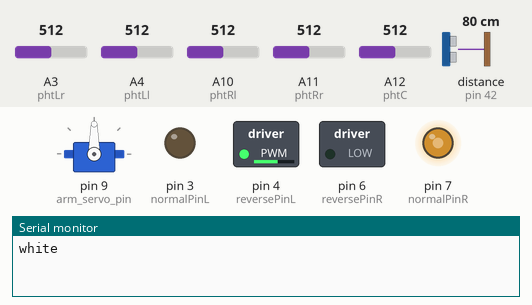
This sketch was run on a simulated Arduino Mega 2560, built with avr-gcc and run on an emulated ATmega2560. Parts: servo, switched loads named in the sketch (green lamp = pin HIGH), output pins drawn as LEDs (lit = HIGH), the last lines printed to the serial monitor. Wiring (inferred from the names in the program): ultrasonic range finder: trigger pin 38; echo pin 42. Dashed ring = blinking. The test bench sets the inputs (shaded band); at power-on: A10 (phtRl) = 512, A11 (phtRr) = 512, A12 (phtC) = 512, A3 (phtLr) = 512, A4 (phtLl) = 512, distance to the obstacle (sensor on pin 42) 80 cm. The echo pulse lasts 58.3 µs per cm; pins used as bus, display or sensor lines are not drawn.

Above: at 1.2 s.
1.3 s: A10 (phtRl) set to 317
At 2.9 s:
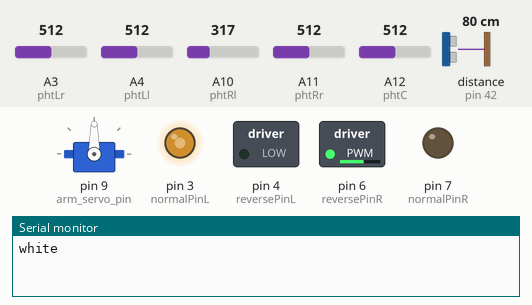
3.8 s: A10 (phtRl) set to 287
At 4.8 s:
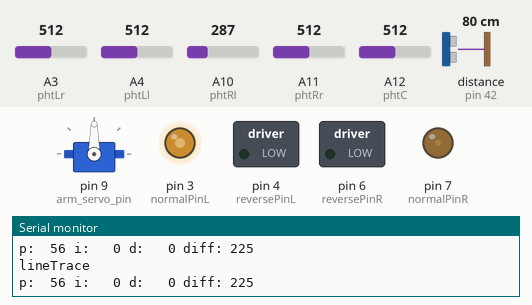
5.3 s: A11 (phtRr) set to 312
8.3 s: A11 (phtRr) set to 292
At 10.3 s:
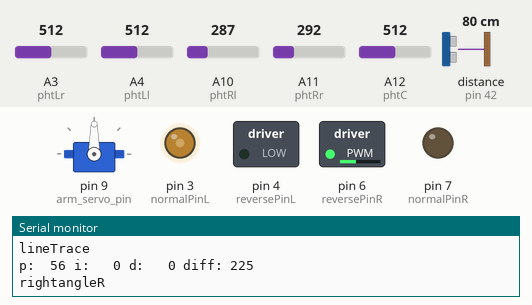
10.9 s: A12 (phtC) set to 318
12.4 s: A12 (phtC) set to 290
At 13.0 s:
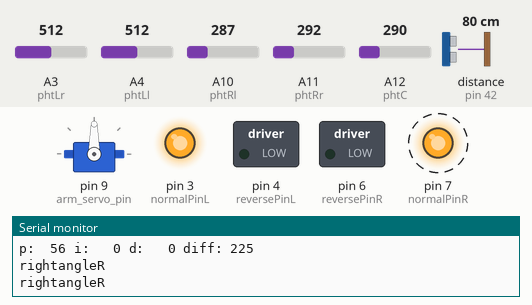
Timing chart, 0 to 16.4 s (numbered marks = the images above; inputs shaded):
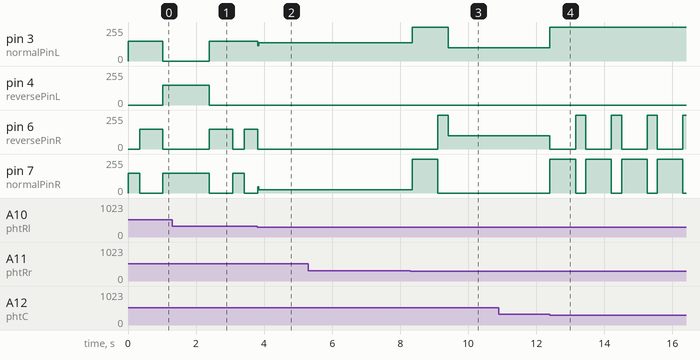

The sketch:

2019RCJ.ino
```cpp
#include"pin.h"
#include"setup.h"
#include"ultraSonicSensor.h"
#include"lineTrace.h"
#include"constant.h"
#include"MPU9250.h"
#include"rescue.h"
#include"TCS34725.h"

void debug_pht(){//フォトリフレクタの読み取り値をシリアルモニタに表示する関数
	char str[124];

	int valLl = analogRead(phtLl);
	int valLr = analogRead(phtLr);
	int valC = analogRead(phtC);
	int valRl = analogRead(phtRl);
	int valRr = analogRead(phtRr);

	sprintf(str,"  pht: %4d%4d%4d%4d%4d",valLl,valLr,valC,valRl,valRr);
	Serial.println(str);

}

void setup(){
	Serial.begin(9600);
	/*
	Wire.begin();
	i2cWireByte(MPU9250_ADDRESS, PWR_MGMT_1, 0x00);
	i2cWireByte(MPU9250_ADDRESS, ACCEL_CONFIG, ACCEL_FS_SEL_16G);
	accRange = 16.0;
	i2cWireByte(MPU9250_ADDRESS, GYRO_CONFIG, GYRO_FS_SEL_2000DPS);
	gyroRange = 2000.0;
	i2cWireByte(MPU9250_ADDRESS, INT_PIN_CFG, 0x02);
	i2cWireByte(AK8963_ADDRESS, CNTL1, CNTL1_MODE_SEL_100HZ);

	MPU9250set();
	*/
	setUpServo();

}

//超音波センサのインスタンス作成
ultraSonicSensor usR(echoR,trigR);
ultraSonicSensor usL(echoL,trigL);
ultraSonicSensor usF(echoF,trigF);

void loop(){
	//judgePhaseで判定した状況に応じて関数を実行
	switch (judgePhase(usF)){
		//case startRescue:
		//	rescue();
		//	break;
		case rightangleR:
			Serial.println("rightangleR");
			rightangleBasedOnLine(R);
			break;
		case rightangleL:
			Serial.println("rightangleL");
			rightangleBasedOnLine(L);
			break;
		case passOver:
			Serial.println("passOver");
			passOverLine();
			break;
		//case obstacle:
		//	Serial.println("obstacle");
		//	dodge_movement(usR,usF,usL);
		//	break;
		case white:
			Serial.println("white");
			searchLine();
			break;
		default:
			Serial.println("lineTrace");
			pid();
			break;
	}
	//debug_pht();
}
```

DCMotorControl.cpp
```cpp
#include"pin.h"
#include<Arduino.h>
#include"DCMotorControl.h"

//モータを簡単に動かすための関数
void MOVE(int powerL, int powerR){

	//もし引数が想定範囲をオーバーしていたら255,-255に丸める
	if(powerL>255) powerL=255;
	if(powerL<-255) powerL=-255;
	if(powerR>255) powerR=255;
	if(powerR<-255)powerR=-255;

	//引数の正負に応じてモータ信号用ピンにPWM出力

	if(powerL>0){
		analogWrite(normalPinL,powerL);
		analogWrite(reversePinL,0);
	}
	else{
		analogWrite(normalPinL,0);
		analogWrite(reversePinL,-powerL);
	}

	if(powerR>0){
		analogWrite(normalPinR,powerR);
		analogWrite(reversePinR,0);
	}
	else{
		analogWrite(normalPinR,0);
		analogWrite(reversePinR,-powerR);
	}
}
```

DCMotorControl.h
```cpp
#pragma once
#include<Arduino.h>

void MOVE(int powerL, int powerR);
```

MPU9250.cpp
```cpp
/*#include"MPU9250.h"

void MPU9250set(){
  i2cRead(MPU9250_ADDRESS, 0x3b, 14, accGyroTempData);

  i2cRead(AK8963_ADDRESS, STl, 1, &STlBit);

  if((STlBit & 0x01)){
    i2cRead(AK8963_ADDRESS, 0x03, 7, magneticData);
  }

  axs = (accGyroTempData[0] <<8) | accGyroTempData[1];
  axs = (accGyroTempData[2] <<8) | accGyroTempData[3];
  axs = (accGyroTempData[4] <<8) | accGyroTempData[5];
  gxs = (accGyroTempData[8] <<8) | accGyroTempData[9];
  gys = (accGyroTempData[10] <<8) | accGyroTempData[11];
  gzs = (accGyroTempData[12] <<8) | accGyroTempData[13];

  tempMPU9250Raw = (accGyroTempData[6] <<8) | accGyroTempData[7];

  mxs = (magneticData[3] << 8) | magneticData[2];
  mys = (magneticData[1] << 8) | magneticData[0];
  mzs = -((magneticData[5] << 8) | magneticData[4]);

  accXs = axs * accRange / 32768.0;
  accYs = ays * accRange / 32768.0;
  accZs = azs * accRange / 32768.0;

  gyroXs = gxs * gyroRange / 32768.0;
  gyroYs = gys * gyroRange / 32768.0;
  gyroZs = gzs * gyroRange / 32768.0;

  tempMPU9250 = ((tempMPU9250Raw - 0.0) / 333.87) + 21.0f;

  magXs = mxs / 32768.0f * 4800.0f;
  magYs = mys / 32768.0f * 4800.0f;
  magZs = mzs / 32768.0f * 4800.0f;
}

void MPU9250(){
  i2cRead(MPU9250_ADDRESS, 0x3b, 14, accGyroTempData);

  i2cRead(AK8963_ADDRESS, STl, 1, &STlBit);

  if((STlBit & 0x01)){
    i2cRead(AK8963_ADDRESS, 0x03, 7, magneticData);
  }

  ax = (accGyroTempData[0] <<8) | accGyroTempData[1];
  ax = (accGyroTempData[2] <<8) | accGyroTempData[3];
  ax = (accGyroTempData[4] <<8) | accGyroTempData[5];
  gx = (accGyroTempData[8] <<8) | accGyroTempData[9];
  gy = (accGyroTempData[10] <<8) | accGyroTempData[11];
  gz = (accGyroTempData[12] <<8) | accGyroTempData[13];

  tempMPU9250Raw = (accGyroTempData[6] <<8) | accGyroTempData[7];

  mx = (magneticData[3] << 8) | magneticData[2];
  my = (magneticData[1] << 8) | magneticData[0];
  mz = -((magneticData[5] << 8) | magneticData[4]);

  accX = ax * accRange / 32768.0 - accXs;
  accY = ay * accRange / 32768.0 - accYs;
  accZ = az * accRange / 32768.0 - accZs;

  gyroX = gx * gyroRange / 32768.0 - gyroXs;
  gyroY = gy * gyroRange / 32768.0 - gyroYs;
  gyroZ = gz * gyroRange / 32768.0 - gyroZs;

  tempMPU9250 = ((tempMPU9250Raw - 0.0) / 333.87) + 21.0f;

  magX = mx / 32768.0f * 4800.0f - magXs;
  magY = my / 32768.0f * 4800.0f - magYs;
  magZ = mz / 32768.0f * 4800.0f - magZs;
}

void i2cRead(uint8_t Address, uint8_t Register, uint8_t NBytes, volatile uint8_t*Data){
  Wire.beginTransmission(Address);
  Wire.write(Register);
  Wire.endTransmission();

  Wire.requestFrom(Address, NBytes);
  uint8_t index = 0;
  while (Wire.available()) {
    Data[index++] = Wire.read();
  }
}

void i2cWireByte(uint8_t Address, uint8_t Register, volatile uint8_t Data){
  Wire.beginTransmission(Address);
  Wire.write(Register);
  Wire.write(Data);
  Wire.endTransmission();
}
*/
```

MPU9250.h
```cpp
#pragma once
/*
#include <Wire.h>

#define MPU9250_ADDRESS 0x68
#define PWR_MGMT_1 0x6b
#define INT_PIN_CFG 0x37

#define ACCEL_CONFIG 0x1c
#define ACCEL_FS_SEL_2G 0x00
#define ACCEL_FS_SEL_4G 0x08
#define ACCEL_FS_SEL_8G 0x10
#define ACCEL_FS_SEL_16G 0x18

#define GYRO_CONFIG 0x1b
#define GYRO_FS_SEL_250DPS 0x00
#define GYRO_FS_SEL_500DPS 0x08
#define GYRO_FS_SEL_1000DPS 0x10
#define GYRO_FS_SEL_2000DPS 0x18

#define AK8963_ADDRESS 0x0c
#define CNTL1 0x0a
#define CNTL1_MODE_SEL_8HZ 0x12
#define CNTL1_MODE_SEL_100HZ 0x16
#define STl 0x02


volatile float accRange;
volatile float gyroRange;

volatile uint8_t accGyroTempData[14];
volatile uint8_t magneticData[7];
volatile uint8_t STlBit;

volatile int16_t ax = 0;
volatile int16_t ay = 0;
volatile int16_t az = 0;

volatile int16_t axs = 0;
volatile int16_t ays = 0;
volatile int16_t azs = 0;

volatile int16_t gx = 0;
volatile int16_t gy = 0;
volatile int16_t gz = 0;

volatile int16_t gxs = 0;
volatile int16_t gys = 0;
volatile int16_t gzs = 0;

volatile int16_t tempMPU9250Raw = 0;

volatile int16_t mx = 0;
volatile int16_t my = 0;
volatile int16_t mz = 0;

volatile int16_t mxs = 0;
volatile int16_t mys = 0;
volatile int16_t mzs = 0;

volatile float accX =0;
volatile float accY =0;
volatile float accZ =0;

volatile float accXs =0;
volatile float accYs =0;
volatile float accZs =0;

volatile float gyroX =0;
volatile float gyroY =0;
volatile float gyroZ =0;

volatile float gyroXs =0;
volatile float gyroYs =0;
volatile float gyroZs =0;

volatile float tempMPU9250 = 0;

volatile float magX =0;
volatile float magY =0;
volatile float magZ =0;

volatile float magXs =0;
volatile float magYs =0;
volatile float magZs =0;

void MPU9250set();
void MPU9250();
void i2cRead(uint8_t Address, uint8_t Register, uint8_t NBytes, volatile uint8_t*Data);
void i2cWireByte(uint8_t Address, uint8_t Register, volatile uint8_t Data);
*/
```

TCS34725.cpp
```cpp
#include"TCS34725.h"

enum direction checkGreen(){
}
```

TCS34725.h
```cpp
#pragma once
#include<Arduino.h>
#include"pin.h"
#include"constant.h"

enum direction checkGreen();
```

constant.h
```cpp
#pragma once

//caseを文字で記述するためのenum(数字代わりの文字)を定義
enum phase{
	startRescue,
	rightangleR,
	rightangleL,
	obstacle,
	white,
	Trace,
	passOver
};

enum direction{
	R,
	L,
	F,
	bothSides,
	nothing
};
```

lineTrace.h
```cpp
#pragma once
#include<Arduino.h>
#include"pin.h"
#include"constant.h"
#include"DCMotorControl.h"
#include"ultraSonicSensor.h"
#include"TCS34725.h"

const int limen = 300\

;
const int basicMotorPower = 80;
const double Kp = 0.25;
const double Ki = 0.05;
const double Kd = 0.1;

//引数にとった超音波センサが障害物を見つけるまで引数にとった方向へ旋回する関数
void turnToFindObstacle(ultraSonicSensor us,enum direction direction);
//pid制御でライントレースを行う関数
void pid();
//いま機体が交差点や障害物などどのような状況にあるのかを判定してphaseを返す関数
enum phase judgePhase(ultraSonicSensor usF);//直角に交差した線上で、次に中央のフォトリフレクタが黒い線を検知するまで指定した方向に旋回する関数
void rightangleBasedOnLine(enum direction direction);
//障害物があったときに回避動作を行う関数s
void dodge_movement(ultraSonicSensor usL,ultraSonicSensor usF,ultraSonicSensor usR);
//黒い線を完全に見失ったとき、見つかるまで探索する関数
void searchLine();
//黒い線の上に乗った状況のとき、通り過ぎるまで前進する関数
void passOverLine();
//黒い線が見つかるかdelayTime秒経つまでdirection方向に旋回する関数
bool moveUntilLineFound(enum direction direction,int delayTime);
```

linetrace.cpp
```cpp
#include"lineTrace.h"

//超音波センサのオブジェクトと旋回の方向を引数に取った関数。その超音波センサが適切な値を読み取るまで指定した方向へ旋回し続ける
void turnToFindObstacle(ultraSonicSensor us, enum direction direction) {
  //超音波センサの値を取って距離を初期化
  double dis = us.getDistance();
  //超音波センサの値が一定範囲内でないあいだずっと
  while (dis > 13 || dis < 7) {
    //directionに応じた方向に旋回する
    switch (direction) {
      case R:
        MOVE(100, -100);
        break;
      case L:
        MOVE(-100, 100);
        break;
      default:
        break;
    }
    delay(5);
    //距離を更新
    dis = us.getDistance();
  }
}

//障害物回避関数.超音波センサのオブジェクトを引数にとる
void dodge_movement(ultraSonicSensor usL, ultraSonicSensor usF, ultraSonicSensor usR) {

  //左側に障害物が見つかるまで右へ旋回
  turnToFindObstacle(usL, R);

  //左右内側のセンサのどちらも黒を読んでいないとき
  while (analogRead(phtRl) >= limen && analogRead(phtLr) >= limen) {
    //左のセンサで計測した距離を取得
    double disL = usL.getDistance();
    if (disL <= 13 && disL >= 7) {
      MOVE(100, 100);
      delay(5);
    } else {
      turnToFindObstacle(usL, L);
    }
  }

  while (analogRead(phtRl) < limen && analogRead(phtLr) < limen) {
    MOVE(100, 100);
    delay(5);
  }

  rightangleBasedOnLine(R);

}

void rightangleBasedOnLine(enum direction direction) {

  MOVE(255, 255);
  delay(750);

  switch (direction) {
    case R:
      MOVE(255, -255);
      break;
    case L:
      MOVE(-255, 255);
      break;
    default:
      break;
  }
delay(300);

  while (analogRead(phtC) >= limen) {
    switch (direction) {
      case R:
        MOVE(100, -100);
        break;
      case L:
        MOVE(-100, 100);
        break;
      default:
        break;
    }
    if(analogRead(phtC) < limen) break;
    delay(1);

  }
}

/*pid制御によるライントレース関数
   ラインを挟んだ二つのフォトリフレクタの読み取り値同士の差が0であるときをラインが機体中央にあるときと想定し、差(diff)=0を目標値としてpid制御を行う*/

void pid() {
  int diff, propotial, integral, differential, Lpower, Rpower;
  char str[254];
  static int previous_diff = 0;
  static int previous_diff2 = 0;


  //左右のセンサ値の差を取る
  diff = analogRead(phtLr) - analogRead(phtRl);

  //目標値との偏差にゲインをかける(比例項)
  propotial = Kp * diff;
  //今回の偏差と前回の偏差との差にゲインをかける(積分項)
  integral = Ki * (diff - previous_diff);
  //今回の偏差-前回の偏差から前回の偏差-前々回の偏差を引き(変化がどのくらい急か?)、その値にゲインをかける(微分項)
  differential = Kd * ((diff - previous_diff) - (previous_diff - previous_diff2));

  //上の三項をまとめた上で前進するために多少の値(basicMotorPower)を加える
  Lpower = basicMotorPower + (propotial + integral + differential);
  Rpower = basicMotorPower - (propotial + integral + differential);

  //上で計算した値をモータに出力
  MOVE(Lpower, Rpower);

  //今回の偏差を前回の偏差を格納する変数へ、前回の偏差を前々回の偏差を格納する変数へ、それぞれ移す
  previous_diff2 = previous_diff;
  previous_diff = diff;

  //出力値を表示
  sprintf(str, "p:%4d i:%4d d:%4d diff:%4d",propotial,integral,differential,diff);

  Serial.println(str);

  delay(1);
}

enum phase judgePhase(ultraSonicSensor usF) {

  //フォトリフレクタと超音波センサの測定値を格納しておく変数
  int valLl = analogRead(phtLl);
  int valLr = analogRead(phtLr);
  int valC = analogRead(phtC);
  int valRl = analogRead(phtRl);
  int valRr = analogRead(phtRr);
  double dis = usF.getDistance();

  //どちらか方側のフォトリフレクタ二つが黒なら
  if ((valLl < limen && valLr < limen) || (valRl < limen && valRr < limen)) {

    //緑色の位置を取得
    direction greenPosition = checkGreen();

    //右側だけに緑があれば右に曲がる関数へ
    if (greenPosition == R) {
      return rightangleR;
      //左側だけに緑があれば左に曲がる関数へ
    } else if (greenPosition == L) {
      return rightangleL;
      //両側に緑があればUターンする関数へ
    } else if (greenPosition == bothSides) {
      return rightangleR;
      //緑がないなら
    } else {
      //中央のフォトリフレクタが黒、すなわち線が正面にも続いているなら
      if (valC < limen) {
        //交差点を通り過ぎる関数へ
        return passOver;
        //中央ののフォトリフレクタが白、すなわちただの直角なら
      } else {
        //右側が黒のとき
        if (valRl < limen && valRr < limen) {
          //右に曲がる関数へ
          return rightangleR;
          //左側が黒のとき
        } else {
          //左に曲がる関数へ
          return rightangleL;
        }
      }
    }

    //正面の超音波センサの取得した距離が一定値以内なら障害物を回避する関数へ
  } else if (dis <= 13 && dis >= 7) {

    return obstacle;

    //すべてのフォトリフレクタが白なら線を探索する関数へ
  } else if (valLl >= limen && valLr >= limen && valC >= limen && valRl >= limen && valRr >= limen) {

    return white;

    //上のどれにも当てはまらない場合ライントレースをする関数へ
  } else {

    return Trace;

  }
}

void searchLine() {

  //黒い線を見つけるか100ms経過するまで前進する。黒い線を見つけたら関数の処理を終了
  if (moveUntilLineFound(F, 250)) return;

  while (1) {

    //黒い線を見つけるか100ms経過するまで右へ旋回する。黒い線を見つけたら関数の処理を終了
    if (moveUntilLineFound(R, 500)) return;
    //黒い線を見つけるか200ms経過するまで左へ旋回する。黒い線を見つけたら関数の処理を終了
    if (moveUntilLineFound(L, 1000)) return;
    //黒い線を見つけるか100ms経過するまで右へ旋回する。黒い線を見つけたら関数の処理を終了
    if (moveUntilLineFound(R, 500)) return;
    //黒い線を見つけるか100ms経過するまで前進する。黒い線を見つけたら関数の処理を終了
    if (moveUntilLineFound(F, 250)) return;
  }
}

void passOverLine() {
  //中央右と左のセンサが白を読むまで前進
  while (analogRead(phtLr) < limen || analogRead(phtRl) < limen) {
    MOVE(100, 100);
    delay(5);
  }
}

bool moveUntilLineFound(enum direction direction, int delaymSecond) {

  //delaymSecondミリ秒間directionに応じて前進または旋回する
  for (int i = 0; i < delaymSecond; i++) {
    switch (direction) {
      case R:
        MOVE(150, -150);
        break;
      case L:
        MOVE(-150, 150);
        break;
      case F:
        MOVE(150, 150);
        break;
      default:
        break;
    }
    delay(1);

    //黒い線を見つけたらtrueを返して処理を終了する
    if (analogRead(phtC) < limen) return true;
    if (analogRead(phtRl) < limen) return true;
    if (analogRead(phtRr) < limen) return true;
  }

  //delaymSecond秒前進または旋回しても黒い線が見つからなかったらfalseを返して処理を終了する
  return false;

}
```

pin.h
```cpp
#pragma once
#include<Arduino.h>

//ピン番号を定義するヘッダファイル
const int normalPinR= 7;
const int reversePinR = 6;
const int normalPinL = 3;
const int reversePinL = 4;

//センサ類のピン番号
const int trigR = 36;
const int echoR = 0;
const int trigL = 0;
const int echoL = 0;
const int trigF = 38;
const int echoF = 42;
const int phtRr = A11;
const int phtRl = A10;
const int phtLr = A3;
const int phtLl = A4;
const int phtC = A12;
const int photoBall = A0;
```

rescue.h
```cpp
#pragma once
#include <Arduino.h>
#include "pin.h"
#include "DCMotorControl.h"
#include "ultraSonicSensor.h"
#include <Servo.h>


const int machine_size = 7; //constで定数扱いにする 機体の大きさ（半径）

const int sec = 10000; //横断にかかりそうな秒数(ms)
const int change_line = 2000; //平行移動に使いそうな秒数(ms)

const int arm_servo_pin = 9; //アームの開閉に使うサーボのピン
const int lift_servo_pin = 10; //アームの昇降に使うサーボのピン

const int arm_open = 9; //アームが開いてる時のサーボの角度
const int arm_close = 9; //アームが閉じている時のサーボの角度

const int lift_up = 6; //アームが上がっている時のサーボの角度
const int lift_down = 6; //アームが下がっている時のサーボの角度

const int exsist_ball = 114514; //フォトリフレクタのボール検知の閾値


void localozation_wall(ultraSonicSensor usL);
void rescue_setup(ultraSonicSensor usL,ultraSonicSensor usF,ultraSonicSensor usR);
void find_ball(ultraSonicSensor usL,ultraSonicSensor usF,ultraSonicSensor usR);
void pic_up_ball();
void find_triangle_and_drop_ball ();
void rescue();
void move_to_wall(ultraSonicSensor usF);

void setUpServo();
```

setup.cpp
```cpp
#include<Arduino.h>
#include"pin.h"
#include"setup.h"

void pinModeAll(){
	pinMode(trigR,OUTPUT);//超音波センサ用のデジタルピンのpinMode
	pinMode(trigL,OUTPUT);
	pinMode(echoR,INPUT);
	pinMode(echoL,INPUT);
}
```

setup.h
```cpp
#pragma once
#include"pin.h"
```

ultraSonicSensor.cpp
```cpp
#include<Arduino.h>
#include"pin.h"
#include"ultraSonicSensor.h"

ultraSonicSensor::ultraSonicSensor(int echoPin, int trigerPin){
	//インスタンスが作成されたらピン番号を定義しpinModeする
	echo = echoPin;
	triger = trigerPin;
	pinMode(echo,INPUT);
	pinMode(triger,OUTPUT);
}

double ultraSonicSensor::getDistance(){
	unsigned long duration = 0;
	double distance = 0;
	//trigピンにパルス出力
	digitalWrite(triger,LOW);
	delayMicroseconds(2);
	digitalWrite(triger,HIGH);
	delayMicroseconds(10);
	digitalWrite(triger,LOW);
	//反射した超音波がechoピンに検知されるまでの時間を計測
	duration=pulseIn(echo,HIGH,1000);
	//計算して距離(cm)に変換
	distance=(duration*340*100)/2000000.0;
	return distance;
}
```

ultraSonicSensor.h
```cpp
#pragma once
#include"pin.h"

class ultraSonicSensor{
	private:
		int echo,triger;
	public:
		ultraSonicSensor(int echoPin, int trigerPin);
		double getDistance();
};
```

Source omitted: rescue.cpp (4348 bytes)

Measured:
- the behaviour switches between 300 and 299 on A10 (phtRl) (found by bisection; images 1 and 2)
- the behaviour switches between 300 and 299 on A11 (phtRr) (found by bisection; images 2 and 3)
- the behaviour switches between 300 and 299 on A12 (phtC) (found by bisection; images 3 and 4)
- after the input at 3.8 s, pin 3 (normalPinL): 150/255 → 136/255 at once; pin 4 (reversePinL): stays 0/255 (without the input it goes to 150/255 after 0.30 s); pin 6 (reversePinR): 150/255 → 0/255 after 0.01 s instead of 0.30 s; pin 7 (normalPinR): 0/255 → 24/255 at once
- after the input at 8.3 s, pin 3 (normalPinL): 136/255 → 255/255 after 0.05 s, → 100/255 1.1 s later; pin 6 (reversePinR): 0/255 → 255/255 after 0.80 s, → 100/255 0.30 s later; pin 7 (normalPinR): 24/255 → 255/255 after 0.05 s, → 0/255 0.75 s later
- after the input at 10.9 s, every drawn part: stays the same
- after the input at 12.4 s, pin 3 (normalPinL): 100/255 → 255/255 at once; pin 6 (reversePinR): alternates 255/255 for 0.30 s and 0/255 for 0.75 s, starting at once; pin 7 (normalPinR): alternates 255/255 for 0.75 s and 0/255 for 0.30 s, starting at once
